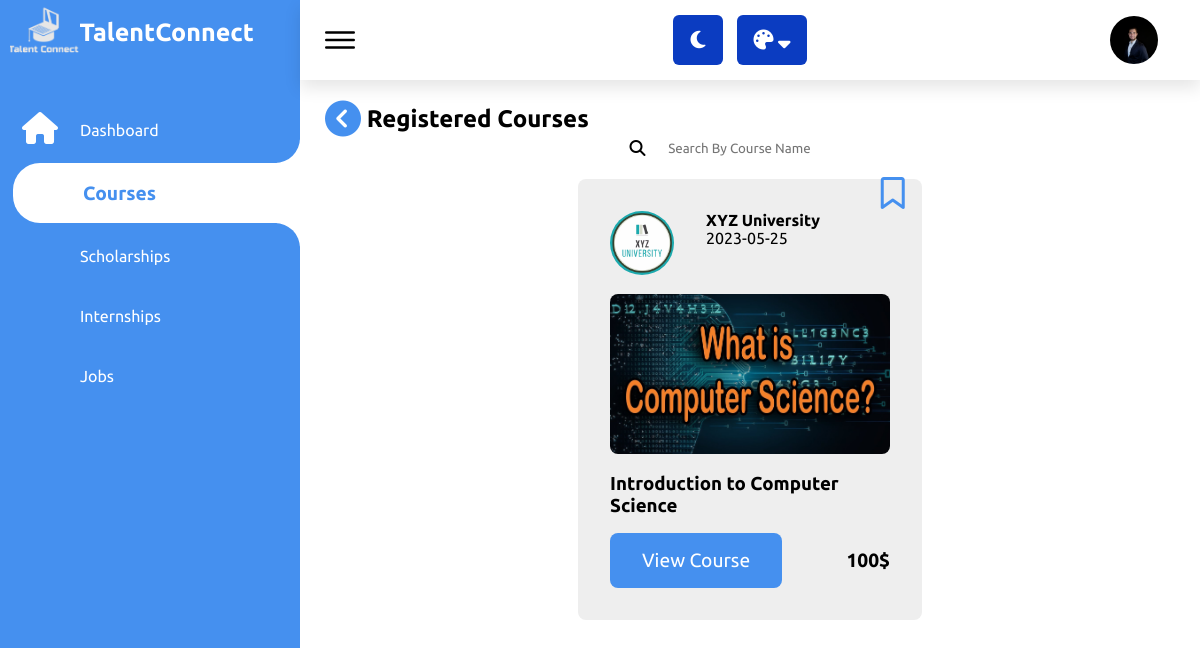
/individual/enrolledCourses.php (signed in), run on the app's committed database.
### tables this page shows
CREATE TABLE `individuals` (
  `individual_ID` int(11) NOT NULL,
  `individual_Name` varchar(50) NOT NULL,
  `individual_Password` varchar(50) NOT NULL,
  `individual_Email` varchar(50) NOT NULL,
  `individual_PhoneNumber` int(50) NOT NULL,
  `individual_Major` varchar(50) NOT NULL,
  `Is_Graduated` tinyint(1) NOT NULL,
  `individual_Country` varchar(50) NOT NULL,
  `individual_photo` text NOT NULL,
  `individual_Status` varchar(10) NOT NULL,
  `individual_JoinDate` date NOT NULL DEFAULT current_timestamp(),
  `individual_Linkedin` varchar(255) NOT NULL,
  `individual_About` text NOT NULL
);

CREATE TABLE `course_progress` (
  `course_progress_ID` int(11) NOT NULL,
  `individual_ID` int(11) NOT NULL,
  `course_ID` int(11) NOT NULL,
  `last_watched_video` int(11) NOT NULL,
  `course_Status` varchar(20) NOT NULL,
  `progress_date` date NOT NULL DEFAULT current_timestamp()
);

CREATE TABLE `company` (
  `company_id` int(50) NOT NULL,
  `company_Name` varchar(100) NOT NULL,
  `company_Email` varchar(50) NOT NULL,
  `company_Password` varchar(50) NOT NULL,
  `company_PhoneNumber` int(50) NOT NULL,
  `company_Country` varchar(50) NOT NULL,
  `company_City` int(11) NOT NULL,
  `company_Status` varchar(10) NOT NULL,
  `company_Logo` text NOT NULL,
  `company_Website` varchar(255) NOT NULL,
  `company_Location` varchar(255) NOT NULL,
  `company_Linkedin` varchar(255) NOT NULL,
  `company_Twitter` varchar(50) NOT NULL,
  `company_Facebook` varchar(50) NOT NULL,
  `company_Instagram` varchar(50) NOT NULL,
  `company_About` text NOT NULL
);

CREATE TABLE `courses` (
  `course_ID` int(11) NOT NULL,
  `course_Name` varchar(50) NOT NULL,
  `course_Description` text NOT NULL,
  `course_Creator` varchar(50) NOT NULL,
  `course_Category` varchar(50) NOT NULL,
  `course_Picture` text NOT NULL,
  `course_overall_Video` text NOT NULL,
  `course_Fees` int(11) NOT NULL,
  `course_Status` varchar(10) NOT NULL,
  `course_Launch_Date` date NOT NULL DEFAULT current_timestamp()
);

### individual/enrolledCourses.php (the view, shortened to what this page needs)
<?php
  include "structural_IndividualPage.php";
?>
<section class="courses">
    <h1 class="heading">
        <a href="courses.php">
            <i class="fa fa-light fa-circle-chevron-left fa-xl" style="color: var(--nav-main);"></i>
        </a>
        Registered Courses
    </h1>
    <div style="    display: flex;     flex-direction: row;     width: 50%;     margin: 0 25%;     border-radius: 20px;     flex-wrap: nowrap;     justify-content: center;     align-items: center;">
        <i class="fa fa-solid fa-magnifying-glass"></i>
        <input type="text" name="" id="search-item" placeholder="Search By Course Name" onkeyup="pendingCompanySearch()" style="width: 50%;     height: 30px;     margin-left: 3%;     border: none;     border-radius: 20px;">
    </div>
        <div class="box-container">
        <?php
            $sql="SELECT * FROM course_progress
            LEFT JOIN courses ON course_progress.course_ID = courses.course_ID
            WHERE course_progress.course_Status = 'under-progress' AND course_progress.individual_ID=$individual_ID";
            $select_courses = mysqli_query($conn, $sql);
            while($fetch_course = mysqli_fetch_assoc($select_courses)){
                    $course_id = $fetch_course['course_ID'];
                    $course_Creator = $fetch_course['course_Creator'];
                    $select_company = mysqli_query($conn,"SELECT * FROM company WHERE company_Name = '$course_Creator'");
                    if ($select_company) {
                        $fetch_company = mysqli_fetch_assoc($select_company);
                    } else {
                        echo "Error: " . mysqli_error($conn);
                    }
                    $select_university = mysqli_query($conn,"SELECT * FROM universities WHERE university_Name = '$course_Creator'");
                    if ($select_university) {
                        $fetch_university = mysqli_fetch_assoc($select_university);
                    } else {
                        echo "Error: " . mysqli_error($conn);
                    }
                ?>
                    <div class="box" id="box">
                        <div class="course_Creator">
                            <?php if ($fetch_company && $fetch_company['company_Logo']) {
                                ?>
                                    <a href="../viewCompanyProfile.php?company_id=<?= $fetch_company['company_id']; ?>" class="row" style="text-decoration: none;" target="_blank">
                                    <img src="../images/companies_universities_images/<?= $fetch_company['company_Logo']; ?>" alt="">
                            <?php }else {
                                ?>
                                    <a href="../viewUniversityProfile.php?university_id=<?= $fetch_university['university_ID']; ?>" class="row" style="text-decoration: none;" target="_blank">
                                    <img src="../images/companies_universities_images/<?= $fetch_university['university_Logo']; ?>" alt="">
                            <?php
                                }
                            ?>
                                    </a>
                            <div>
                                <h4><?= $fetch_course['course_Creator'] ?></h4>
                                <span><?= $fetch_course['course_Launch_Date']; ?></span>
                            </div>
                        </div>
                        <img src="../images/courses/<?= $fetch_course['course_Picture']; ?>" class="coursePhoto" alt="">
                        <h3 class="title"><?= $fetch_course['course_Name']; ?></h3>
                        <div style="     display: flex;     align-items: center;     justify-content: space-between;     flex-direction: row; margin-top: 1rem; ">
                            <a href="viewCourse.php?course_id=<?= $course_id; ?> " class="viewCourseBtn">view Course</a>
                            <h4 style="font-size: larger;">
                                <?= $fetch_course['course_Fees']; ?>$</h4>
                        </div>
                        <?php
                        $bookmarkSql = "SELECT * FROM bookmarks WHERE user_ID = $individual_ID AND user_role = 'individual' AND course_ID = " . $course_id ;
                        $bookmarkResult = mysqli_query($conn, $bookmarkSql);
                        $bookmarkCount=mysqli_num_rows($bookmarkResult);
                        if(!$bookmarkCount>0){
                            echo'
                                <a  class="addBookmark" href="../addRemoveBookmark.php?course_id='. $course_id .'&user_ID='. $individual_ID .'&user_role=individual&status=add" target="_black">
                                    <i class="fa-regular fa-bookmark fa-2xl" ></i>
                                </a>
                                <a class="removeBookmark hide" href="../addRemoveBookmark.php?course_id='. $course_id .'&user_ID='. $individual_ID .'&user_role=individual&status=remove" target="_black">
                                    <i class="fas fa-bookmark fa-2xl" ></i>
                                </a>
                            ';
                        }
                        echo'</div>';
                    }
                    ?>
            </div>
        </section>
        <link rel="stylesheet" href="../css/all_icon.css">
            </div>
        </body>
        </html>

### individual/structural_IndividualPage.php (shortened to what this page needs)
<?php
include "../connection.php";
if(!isset($_SESSION['individual_ID'])){
    header('location:../userRegistration.php');
    exit();
}
else{
    $individual_ID = $_SESSION['individual_ID'];
    }
?>
<!DOCTYPE html>
<html lang="en">
    <head>
        <link rel="stylesheet" href="assets/css/style.css">
        <link rel="stylesheet" href="assets/css/empty.css">
        <link rel="stylesheet" href="assets/css/profile.css">
        <link rel="stylesheet" href="assets/css/dark.css">
        <link rel="stylesheet" href="assets/css/alert.css">
        <link rel="stylesheet" href="assets/css/customers.css">
        <link rel="stylesheet" href="assets/css/navbar.css">
        <link rel="stylesheet" href="assets/css/commonStyle.css">
        <link rel="stylesheet" href="https://site-assets.fontawesome.com/releases/v6.4.0/css/all.css">
    </head>
<link rel="stylesheet" href="../css/scrolbtn.css">
    <body>
        <div class="container">
            <div class="navigation">
                <ul>
                    <li>
                        <a href="home.html" >
                            <span class="title" style="font-weight:600 ; font-size:25px; display: flex;     padding-top: 2px;     margin-left: -13px;">
                                <img src="assets/imgs/talentConnectLOGO.png" style="height: 100%; filter: invert(0.9);" alt="">
                                TalentConnect
                            </span>
                        </a>
                    </li>
                    <li>
                        <a href="home.php" id="Dashboard-LeftBar">
                            <span class="icon">
                                <i class="fa-solid fa-house fa-2xl"></i>
                            </span>
                            <span class="title">Dashboard</span>
                        </a>
                    </li>
                    <li>
                        <a href="courses.php" id="Courses-LeftBar">
                            <span class="icon">
                            </span>
                            <span class="title">Courses</span>
                        </a>
                    </li>
                    <li>
                        <a href="scholarships.php" id="Scholarship-LeftBar">
                            <span class="icon">
                            </span>
                            <span class="title">Scholarships</span>
                        </a>
                    </li>
                    <li>
                        <a href="delivery.php" id="InternshipManagement-LeftBar">
                            <span class="icon">
                            </span>
                            <span class="title">Internships</span>
                        </a>
                    </li>
                    <li>
                        <a href="jobs.php" id="Job-LeftBar">
                            <span class="icon">
                            </span>
                            <span class="title">Jobs</span>
                        </a>
                    </li>
                </ul>
            </div>
            <div class="main">
                <div class="topbar" style="box-shadow:0 .5rem 1rem rgba(0,0,0,.1); height:5rem;">
                    <div class="toggle">
                        <ion-icon name="menu-outline"></ion-icon>
                    </div>
                    <div class="appearance">
                        <div class="light-dark">
                            <i class="btn fas fa-moon" data-color="#e4e6eb #e4e6eb #24292D #24292D #242526"></i>
                        </div>
                        <div class="color-icon">
                            <div class="icons">
                                <i class="fas fa-palette"></i>
                                <i class="fas fa-sort-down arrow"></i>
                            </div>
                        </div>
                    </div>
                    <?php
                                $select_profile = mysqli_query($conn, "SELECT individual_Name, individual_photo FROM `individuals` WHERE  individual_ID = '$individual_ID'");
                                $fetch_profile = mysqli_fetch_assoc($select_profile);
                            ?>
                    <div class="user" style="border-radius:50%; margin-right:2rem; width:3rem; height:3rem; ">
                    <?php
                        if(empty($fetch_profile['individual_photo'])){
                            ?>
                            <ion-icon name="person-outline" id="user-btn" style=" margin:.5rem; font-size:40px; font-weight:500;margin-left:.3rem;margin-right:5rem;  border-radius:50%;"></ion-icon>
                    <?php
                        }else{
                            ?>
                            <img id="user-btn" src="../images/individuals_images/<?= $fetch_profile['individual_photo']; ?>" alt="<?= $fetch_profile['individual_Name']; ?>" srcset="">
                    <?php
                        }
                    ?>
                    </div>
                </div>

### individual/assets/css/style.css (style rules this page uses)
* { font-family: "Ubuntu", sans-serif; margin: 0; padding: 0; box-sizing: border-box; text-decoration: none; }
:root { --white: #fff; --black: #24292d; --nav-main: #4590ef; --switchers-main: #303d61; --gray: #f5f5f5; --black2: #999; }
body { min-height: 100vh; overflow-x: hidden; }
.container { position: relative; width: 100%; }
.navigation { position: fixed; width: 300px; height: 100%; background: var(--nav-main); border-left: 10px solid var(--nav-main); transition: 0.5s; overflow: hidden; }
.navigation ul { position: absolute; top: 0; left: 0; width: 100%; }
.navigation ul li { position: relative; width: 100%; list-style: none; border-top-left-radius: 30px; border-bottom-left-radius: 30px; }
.navigation ul li:nth-child(1) { margin-bottom: 40px; pointer-events: none; }
.navigation ul li a { position: relative; display: block; width: 100%; display: flex; text-decoration: none; color: var(--white); }
.navigation ul li a .icon { position: relative; display: block; min-width: 60px; height: 60px; line-height: 56px; text-align: center; }
.navigation ul li a .title { position: relative; display: block; padding: 0 10px; height: 60px; line-height: 60px; text-align: start; white-space: nowrap; }
.navigation ul li a.actived::before, .navigation ul li a.actived::before { content: ""; position: absolute; right: 0; top: -50px; width: 50px; height: 50px; background-color: transparent; border-radius: 50%; box-shadow: 35px 35px 0 10px var(--white); pointer-events: none; }
.navigation ul li a.actived::after, .navigation ul li a.actived::after { content: ""; position: absolute; right: 0; bottom: -50px; width: 50px; height: 50px; background-color: transparent; border-radius: 50%; box-shadow: 35px -35px 0 10px var(--white); pointer-events: none; }
.navigation ul li a.actived { color: var(--nav-main); background-color: var(--white); }
.main { position: absolute; width: calc(100% - 300px); left: 300px; min-height: 100vh; background: var(--white); transition: 0.5s; }
.topbar { width: 100%; height: 60px; display: flex; justify-content: space-between; align-items: center; padding: 0 10px; box-shadow:0 .5rem 1rem rgba(0,0,0,.1); }
.toggle { position: relative; width: 60px; height: 60px; display: flex; justify-content: center; align-items: center; font-size: 2.5rem; cursor: pointer; }
.user { position: relative; width: 40px; height: 40px; border-radius: 50%; overflow: hidden; cursor: pointer; }
.user img { position: absolute; top: 0; left: 0; width: 100%; height: 100%; object-fit: cover; }

### individual/assets/css/empty.css (style rules this page uses)
* { font-family: "Ubuntu", sans-serif; margin: 0; padding: 0; box-sizing: border-box; text-decoration: none; }
:root { --white: #fff; --black: #24292d; --nav-main: #4590ef; --switchers-main: #0b3cc1; --gray: #f5f5f5; --black2: #999; }

### individual/assets/css/profile.css (style rules this page uses)
* { font-family: "Ubuntu", sans-serif; margin: 0; padding: 0; box-sizing: border-box; text-decoration: none; }
:root { --white: #fff; --black: #24292d; --nav-main: #4590ef; --switchers-main: #0b3cc1; --gray: #f5f5f5; --black2: #999; }

### individual/assets/css/dark.css (style rules this page uses)
:root { --white: #fff; --black: #24292d; --nav-main: #4590ef; --switchers-main: #0b3cc1; --gray: #f5f5f5; --black2: #999; }
.appearance { display: flex; align-items: center; }
.appearance .light-dark, .appearance .icons { height: 50px; width: 50px; border-radius: 6px; line-height: 50px; text-align: center; color: white; font-size: 20px; background: var(--switchers-main); cursor: pointer; }
.appearance .light-dark i, .appearance .icons i { opacity: 1; }
.appearance .light-dark i { height: 100%; width: 100%; }
.appearance .color-icon { position: relative; }
.appearance .icons { width: 70px; height: 50px; margin-left: 14px; }

### individual/assets/css/customers.css (style rules this page uses)
* { font-family: "Ubuntu", sans-serif; margin: 0; padding: 0; box-sizing: border-box; text-decoration: none; }
:root { --white: #fff; --black: #24292d; --nav-main: #4590ef; --switchers-main: #0b3cc1; --gray: #f5f5f5; --black2: #999; }

### data on the page
individuals: individual_photo (picture)
course_progress: company.company_Logo (picture), course_ID.course_Creator "XYZ University", course_ID.course_Launch_Date "2023-05-25", course_ID.course_Picture (picture), course_ID.course_Name "Introduction to Computer Science", course_ID.course_Fees "100"
